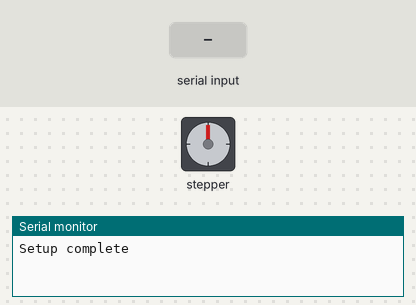
Bench run of a sketch on a simulated Arduino Uno, built with avr-gcc and run on an emulated ATmega328P. On the bench: stepper motor, the last lines printed to the serial monitor. The inputs (shaded band) are chosen by the test bench. Stepper angles assume 2000 steps per turn.

Above: at 1.2 s.
1.3 s: "1" received over Serial
At 1.7 s:
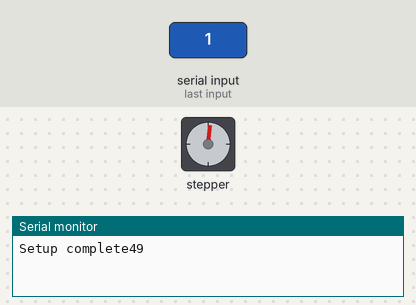
2.8 s: "2" received over Serial
At 4.0 s:
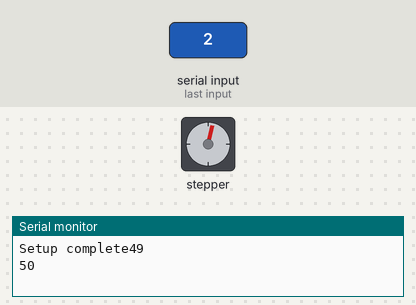
4.3 s: "1" received over Serial
At 5.1 s:
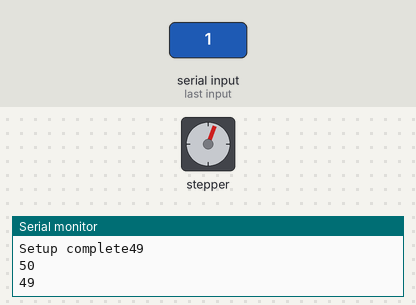
Timing chart, 0 to 7.3 s (numbered marks = the images above; inputs shaded):
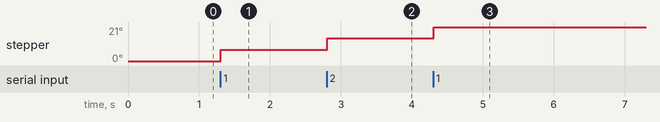

The sketch:

StepMotResponse.ino
```cpp
#include <Wire.h>
#include <Adafruit_MotorShield.h>
#include "utility/Adafruit_MS_PWMServoDriver.h"
// Create the motor shield object with the default I2C address
Adafruit_MotorShield AFMS = Adafruit_MotorShield();
// Or, create it with a different I2C address (say for stacking)
// Adafruit_MotorShield AFMS = Adafruit_MotorShield(0x61);

// I set the number of steps to 2000, even though it's 200
// this seems to make it go faster
// the motor is connected to port 1 (M1 & M2)
Adafruit_StepperMotor *myMotor = AFMS.getStepper(2000, 1);


int ledPin = 13; int val = 0;
void setup(){
  //pinMode(ledPin,OUTPUT);
  Serial.begin(9600);

  //Serial.println("Stepper test!");

  AFMS.begin();  // create with the default frequency 1.6KHz
  //AFMS.begin(1000);  // OR with a different frequency, say 1KHz

  myMotor->setSpeed(1000);  // 60 rpm
  Serial.write("Setup complete");
}
void loop(){
    val = Serial.read();      // read the serial port
    if (val > '0') {
      Serial.println(val);
      myMotor->step(40, FORWARD, SINGLE);
      // release motor so it doesn't get too hot!
      myMotor->release();
      }

}
```
